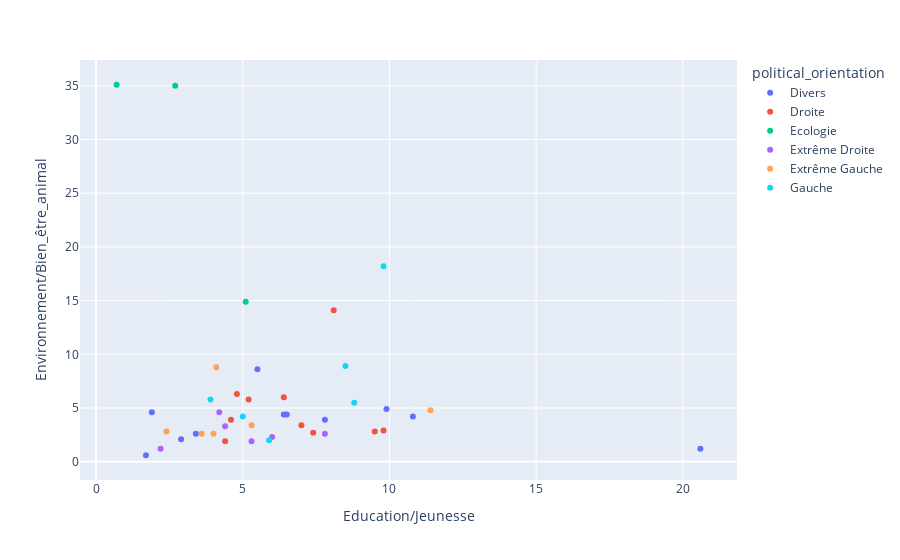

Notebook code cell kept with this figure:
### Code cell
score_for_two_given_themes(first_theme="Education/Jeunesse", second_theme="Environnement/Bien_être_animal")

### Figure 1 — Plotly figure (JSON) as saved in the notebook; plotly's stock layout.template omitted (floating-point values rounded to 4 significant figures)
{"data": [{"customdata": [["Alex Langlois"], ["Clara Egger"], ["Fabrice Grimal"], ["François Asselineau"], ["Georges Kuzmanovic"], ["Gildas Vieira"], ["Gilles Lazzarini"], ["Jean Lassale"], ["Luc Laforets"], ["Marie Cau"], ["Martin Rocca"]], "hovertemplate": "political_orientation=Divers<br>Education/Jeunesse=%{x}<br>Environnement/Bien_être_animal=%{y}<br>name=%{customdata[0]}<extra></extra>", "legendgroup": "Divers", "marker": {"color": "#636efa", "symbol": "circle"}, "mode": "markers", "name": "Divers", "orientation": "v", "showlegend": true, "type": "scatter", "x": [5.5, 20.6, 1.7, 2.9, 6.5, 7.8, 6.4, 10.8, 1.9, 9.9, 3.4], "xaxis": "x", "y": [8.6, 1.2, 0.6, 2.1, 4.4, 3.9, 4.4, 4.2, 4.6, 4.9, 2.6], "yaxis": "y"}, {"customdata": [["Denis Payre"], ["Edouard Philippe"], ["Emmanuel Macron"], ["Eric Ciotti"], ["Jacline Mouraud"], ["Michel Barnier"], ["Philippe Juvin"], ["Régis Ollivier"], ["Valérie Pécresse"], ["Xavier Bertrand"]], "hovertemplate": "political_orientation=Droite<br>Education/Jeunesse=%{x}<br>Environnement/Bien_être_animal=%{y}<br>name=%{customdata[0]}<extra></extra>", "legendgroup": "Droite", "marker": {"color": "#EF553B", "symbol": "circle"}, "mode": "markers", "name": "Droite", "orientation": "v", "showlegend": true, "type": "scatter", "x": [6.4, 7.4, 8.1, 4.6, 4.4, 4.8, 9.5, 7, 9.8, 5.2], "xaxis": "x", "y": [6, 2.7, 14.1, 3.9, 1.9, 6.3, 2.8, 3.4, 2.9, 5.8], "yaxis": "y"}, {"customdata": [["Antoine Waechter"], ["Hélène Thouy"], ["Yannick Jadot"]], "hovertemplate": "political_orientation=Ecologie<br>Education/Jeunesse=%{x}<br>Environnement/Bien_être_animal=%{y}<br>name=%{customdata[0]}<extra></extra>", "legendgroup": "Ecologie", "marker": {"color": "#00cc96", "symbol": "circle"}, "mode": "markers", "name": "Ecologie", "orientation": "v", "showlegend": true, "type": "scatter", "x": [0.7, 2.7, 5.1], "xaxis": "x", "y": [35.1, 35, 14.9], "yaxis": "y"}, {"customdata": [["Antoine Martinez"], ["Eric Zemmour"], ["Florian Philippot"], ["Jean-Frédéric Poisson"], ["Marine Le Pen"], ["Nicolas Dupont-Aignan"]], "hovertemplate": "political_orientation=Extrême Droite<br>Education/Jeunesse=%{x}<br>Environnement/Bien_être_animal=%{y}<br>name=%{customdata[0]}<extra></extra>", "legendgroup": "Extrême Droite", "marker": {"color": "#ab63fa", "symbol": "circle"}, "mode": "markers", "name": "Extrême Droite", "orientation": "v", "showlegend": true, "type": "scatter", "x": [2.2, 6, 5.3, 4.4, 4.2, 7.8], "xaxis": "x", "y": [1.2, 2.3, 1.9, 3.3, 4.6, 2.6], "yaxis": "y"}, {"customdata": [["Anasse Kazib"], ["Fabien Roussel"], ["Gerard Filoche"], ["Jean-Luc Mélenchon"], ["Nathalie Arthaud"], ["Philippe Poutou"]], "hovertemplate": "political_orientation=Extrême Gauche<br>Education/Jeunesse=%{x}<br>Environnement/Bien_être_animal=%{y}<br>name=%{customdata[0]}<extra></extra>", "legendgroup": "Extrême Gauche", "marker": {"color": "#FFA15A", "symbol": "circle"}, "mode": "markers", "name": "Extrême Gauche", "orientation": "v", "showlegend": true, "type": "scatter", "x": [5.3, 11.4, 3.6, 4.1, 2.4, 4], "xaxis": "x", "y": [3.4, 4.8, 2.6, 8.8, 2.8, 2.6], "yaxis": "y"}, {"customdata": [["Anna Agueb-Porterie"], ["Anne Hidalgo"], ["Arnaud Montebourg"], ["Charlotte Marchandise"], ["Philippe Mazuel"], ["Pierre Larrouturou"]], "hovertemplate": "political_orientation=Gauche<br>Education/Jeunesse=%{x}<br>Environnement/Bien_être_animal=%{y}<br>name=%{customdata[0]}<extra></extra>", "legendgroup": "Gauche", "marker": {"color": "#19d3f3", "symbol": "circle"}, "mode": "markers", "name": "Gauche", "orientation": "v", "showlegend": true, "type": "scatter", "x": [8.5, 8.8, 3.9, 5, 5.9, 9.8], "xaxis": "x", "y": [8.9, 5.5, 5.8, 4.2, 2, 18.2], "yaxis": "y"}], "layout": {"legend": {"title": {"text": "political_orientation"}, "tracegroupgap": 0}, "margin": {"t": 60}, "xaxis": {"anchor": "y", "domain": [0, 1], "title": {"text": "Education/Jeunesse"}}, "yaxis": {"anchor": "x", "domain": [0, 1], "title": {"text": "Environnement/Bien_être_animal"}}}}
